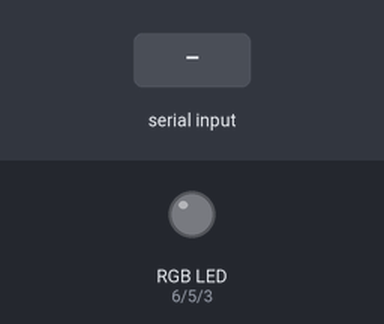
The sketch below on a simulated Arduino Uno, built with avr-gcc and run on an emulated ATmega328P. Shown: an RGB LED mixed from three pins (HIGH = lit). The test bench sets the inputs (shaded band).

Above: at 1.2 s.
1.3 s: "90,45,200:" received over Serial
At 4.0 s:
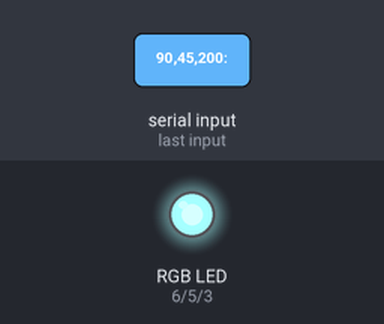
4.3 s: "30,150,10:" received over Serial
At 7.0 s:
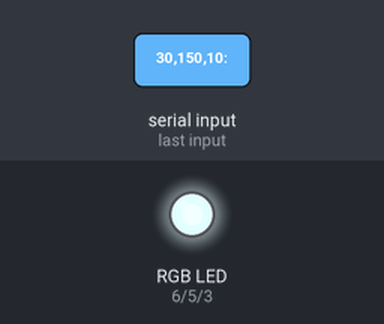
7.3 s: "200:" received over Serial
At 9.8 s:
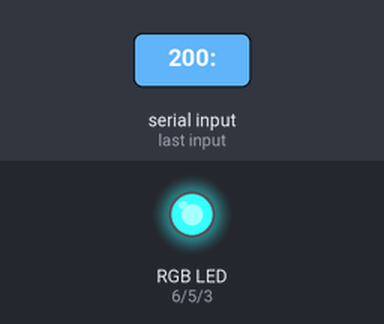
10.3 s: "90,45:" received over Serial
At 13.0 s:
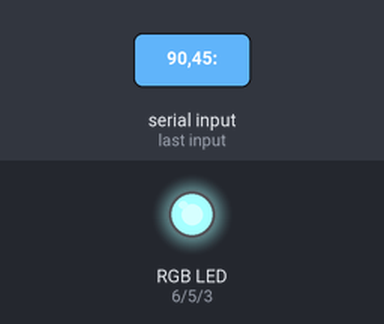
13.3 s: "30,150:" received over Serial
At 16.7 s:
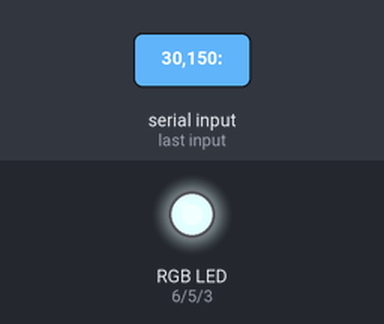
Timing chart, 0 to 17.3 s (numbered marks = the images above; inputs shaded):
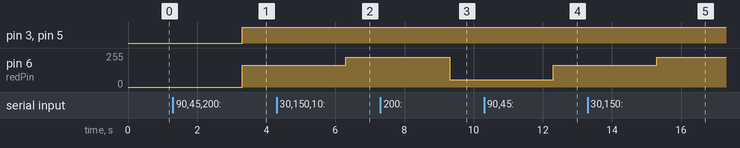

Measured:
- after the input at 1.3 s, pin 3 (bluePin), pin 5 (greenPin): LOW → HIGH after 2.0 s; pin 6 (redPin): 0/255 → 165/255 after 2.0 s
- after the input at 4.3 s, pin 6 (redPin): 165/255 → 225/255 after 2.0 s
- after the input at 7.3 s, pin 6 (redPin): 225/255 → 55/255 after 2.0 s
- after the input at 10.3 s, pin 6 (redPin): 55/255 → 165/255 after 2.0 s
- after the input at 13.3 s, pin 6 (redPin): 165/255 → 225/255 after 2.0 s

The sketch:

passData-8.ino
```cpp
//Using an Arduino with Python LESSON 11: Controlling an LED from Python
//Input data from: ~/Documents/pyArduino/passData-8.py
//https://www.youtube.com/watch?v=VdSFwYrYqW0&t=682s

int redPin = 6;
int greenPin = 5;
int bluePin = 3;
//Common ANODE = +5V

int ON = 0;
int OFF = 255;

int redVal;
int greenVal;
int blueVal;

String cmd;

void setup() {
  Serial.begin(115200);

  pinMode(redPin, OUTPUT);
  pinMode(greenPin,OUTPUT);
  pinMode(bluePin,OUTPUT);
}

void loop() {
  while(Serial.available() == 0) {}

  redVal = Serial.readStringUntil(':').toInt();
  greenVal = Serial.readStringUntil(':').toInt();
  blueVal = Serial.readStringUntil('\r').toInt();

  analogWrite(redPin, 255 - redVal);
  analogWrite(greenPin, 255 - greenVal);
  analogWrite(bluePin, 255 - blueVal);


/*  cmd = Serial.readStringUntil('\r');

  if (cmd == "OFF"){
    analogWrite(redPin,OFF);
    analogWrite(greenPin,OFF);
    analogWrite(bluePin,OFF);
  }

  if (cmd == "RED"){
    analogWrite(redPin,ON);
    analogWrite(greenPin,OFF);
    analogWrite(bluePin,OFF);
  }

  if (cmd == "GREEN"){
    analogWrite(redPin,OFF);
    analogWrite(greenPin,ON);
    analogWrite(bluePin,OFF);
  }

  if (cmd == "BLUE"){
    analogWrite(redPin,OFF);
    analogWrite(greenPin,OFF);
    analogWrite(bluePin,ON);
  }

  if (cmd == "CYAN"){
    analogWrite(redPin,OFF);
    analogWrite(greenPin,ON);
    analogWrite(bluePin,ON);
  }

  if (cmd == "MAGENTA"){
    analogWrite(redPin,ON);
    analogWrite(greenPin,OFF);
    analogWrite(bluePin,ON);
  }

  if (cmd == "YELLOW"){
    analogWrite(redPin,ON);
    analogWrite(greenPin,ON);
    analogWrite(bluePin,OFF);
  }
*/
// EOF
}
```
